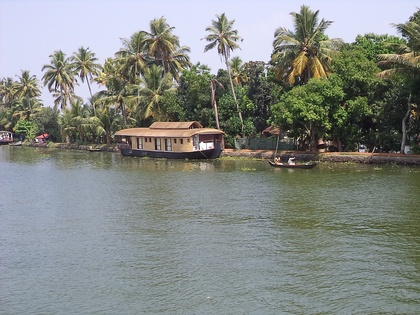
%> input picture 3.JPG, 420 x 315 px, shrunk from 2304 x 1728 before the run
$ octave prob5.m   (GNU Octave 9; MATLAB toolbox functions it lacks are replaced by stand-ins)
%> lines starting %> are read from the running program, lines starting %| are printed output that depends on the picture
### glp.m
function res = glp(F, d0)

[m, n] = size(F);

d = double(zeros(m,n));
h = double(zeros(m,n));

for i = 1:m
    for j = 1:n
    	d(i,j) = sqrt( (i-(m/2))^2 + (j-(n/2))^2);
    end
end

for i = 1:m
    for j = 1:n
    	h(i,j) = exp( -( (d(i,j)^2)/(2*((d0)^2)) ) );
    end
end

for i = 1:m
    for j = 1:n
    	res(i,j) = h(i,j) * F(i,j);
    end
end

### prob5.m
% Frequency Domain Filters............
clear;
%Importing image
imgg = imread('3.JPG');
%> imgg is the input picture: size 315x420x3 uint8; mean R, G, B 132.1, 136.5, 132.5
img = imgg(:,:,1);
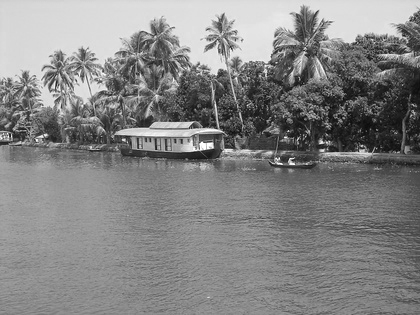
%> img: size 315x420 uint8; min 4, max 255, mean 132.1
cimg = double(img);
[m,n] = size(img);
%> m = 315; n = 420

M = 2 * m;
%> M = 630
C = 2 * n;
%> C = 840

pimg = zeros(M, C);
ctimg = zeros(M, C);

%padding zeros
for i = 1:m
    for j = 1:n
		pimg(i,j) = cimg(i,j);
    end
end
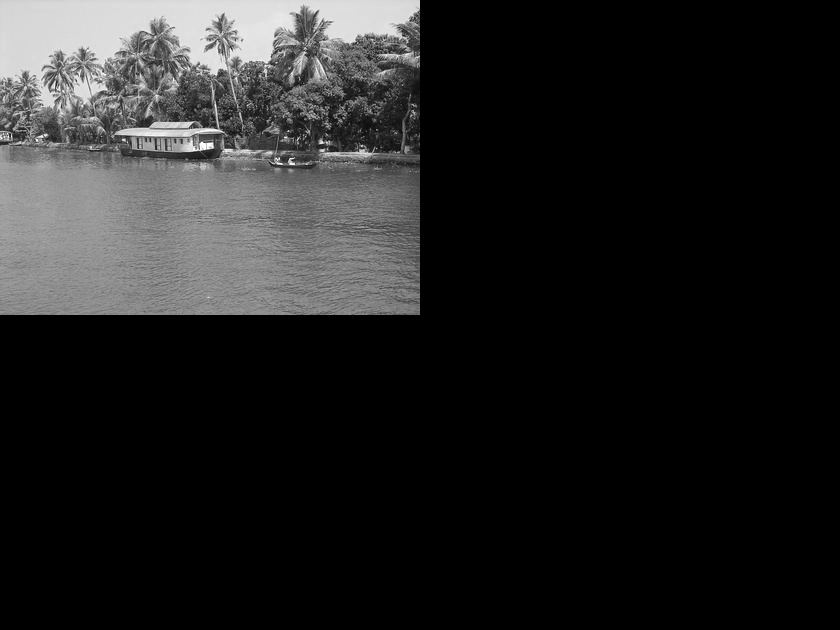
%> pimg: size 630x840 double; min 0, max 255, mean 33

%center the transform
for i = 1:m
    for j = 1:n
		ctimg(i,j) = pimg(i,j) * ((-1)^(i+j));
    end
end
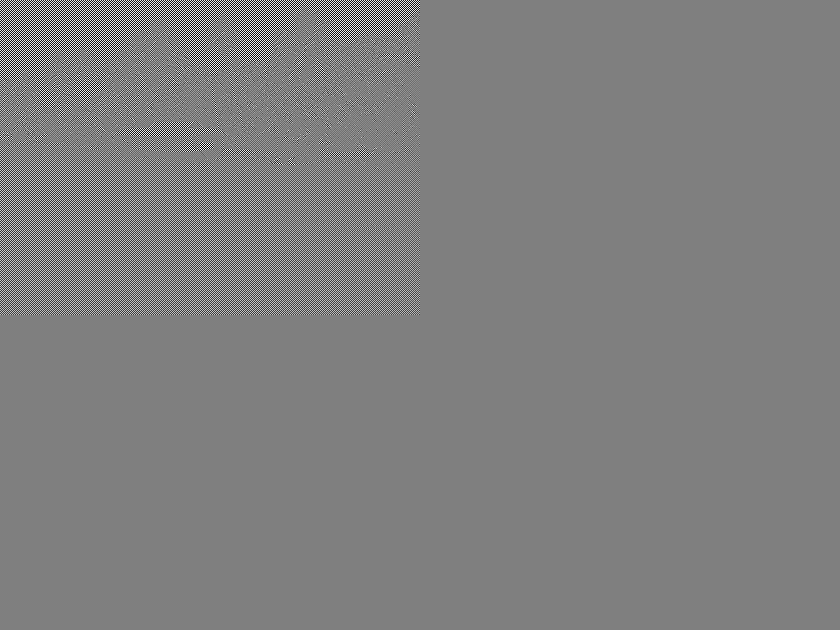
%> ctimg: size 630x840 double; min -255, max 255, mean 0; drawn with min black and max white


%2D fast fourier transform
fimg = fft2(ctimg);

order = 1; %order for butterworth filter
d0 = 10; % cutoff radius

% % function call for low pass filters.......................
 himg = glp(fimg, d0); % gaussian low pass filter
%> after the loop in glp, `for i = 1:m`:
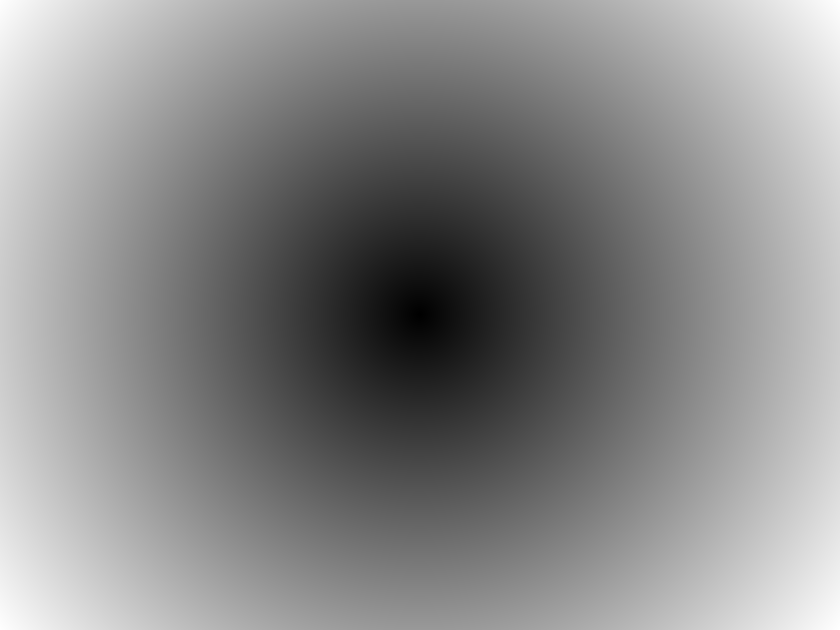
%> d: size 630x840 double; min 0, max 525, mean 283; drawn with min black and max white
%> after the loop in glp, `for i = 1:m`:
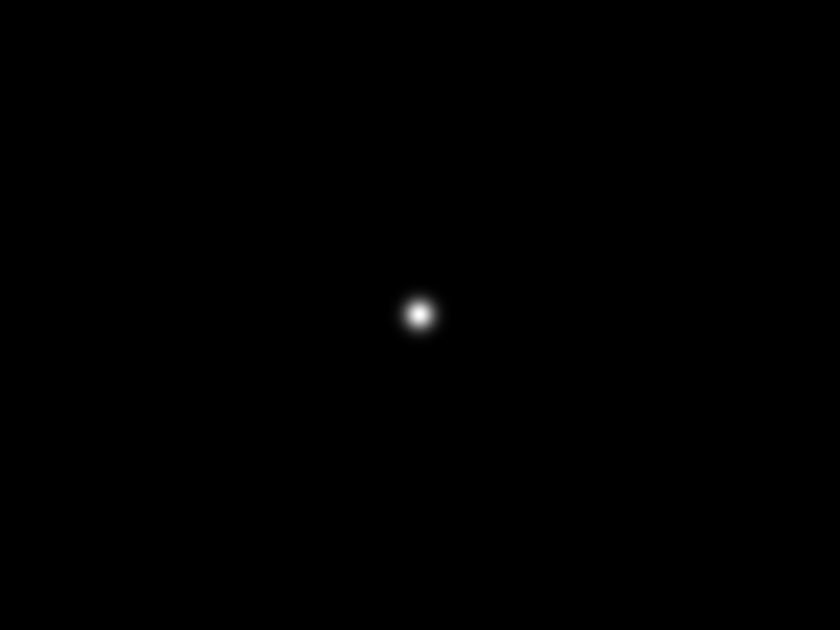
%> h: size 630x840 double; min 0, max 1, mean 0.00119
% himg = blp(fimg, d0, order); % butterworth low pass filter
%himg = ilp(fimg, d0);	%ideal low pass filter

%inverse 2D fast fourier transform
ifimg = ifft2(himg);

for i = 1:M
    for j = 1:C
    	ifimg(i,j) = ifimg(i,j) * ((-1)^(i+j));
    end
end


% removing the padding
for i = 1:m
    for j = 1:n
		rimg(i,j) = ifimg(i,j);
    end
end

% retaining the real parts of the matrix
rimg = real(rimg);
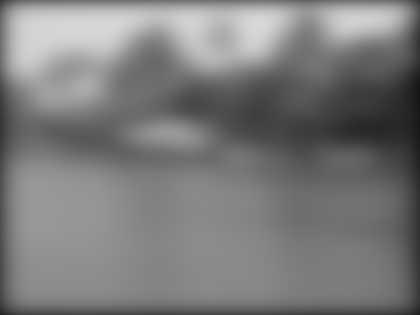
%> rimg: size 315x420 double; min 20.83, max 216.8, mean 123.5
rimg = uint8(rimg);
%> rimg: size 315x420 uint8


figure;
subplot(2,3,1);imshow(img);title('Original Image');
subplot(2,3,2);imshow(uint8(ctimg));title('Padding');
%> after `imshow(uint8(ctimg))`:
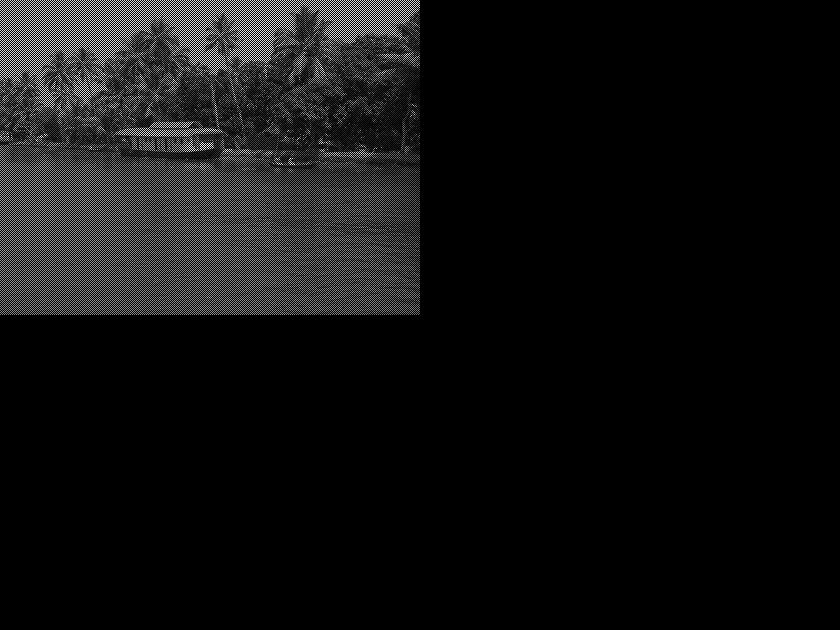
%> displayed picture: size 630x840, on the screen's scale of 0 to 255; min 0, max 255, mean 16.5
subplot(2,3,3);imshow(uint8(fimg));title('Transform Centering');
%> (this line was passed over: imshow is not available in this run)
subplot(2,3,4);imshow(uint8(himg));title('Fourier Transform');
%> (this line was passed over: imshow is not available in this run)
subplot(2,3,5);imshow(uint8(ifimg));title('Inverse Fourier Transform');
%> (this line was passed over: imshow is not available in this run)
subplot(2,3,6);imshow(rimg);title('Smooth Image');
